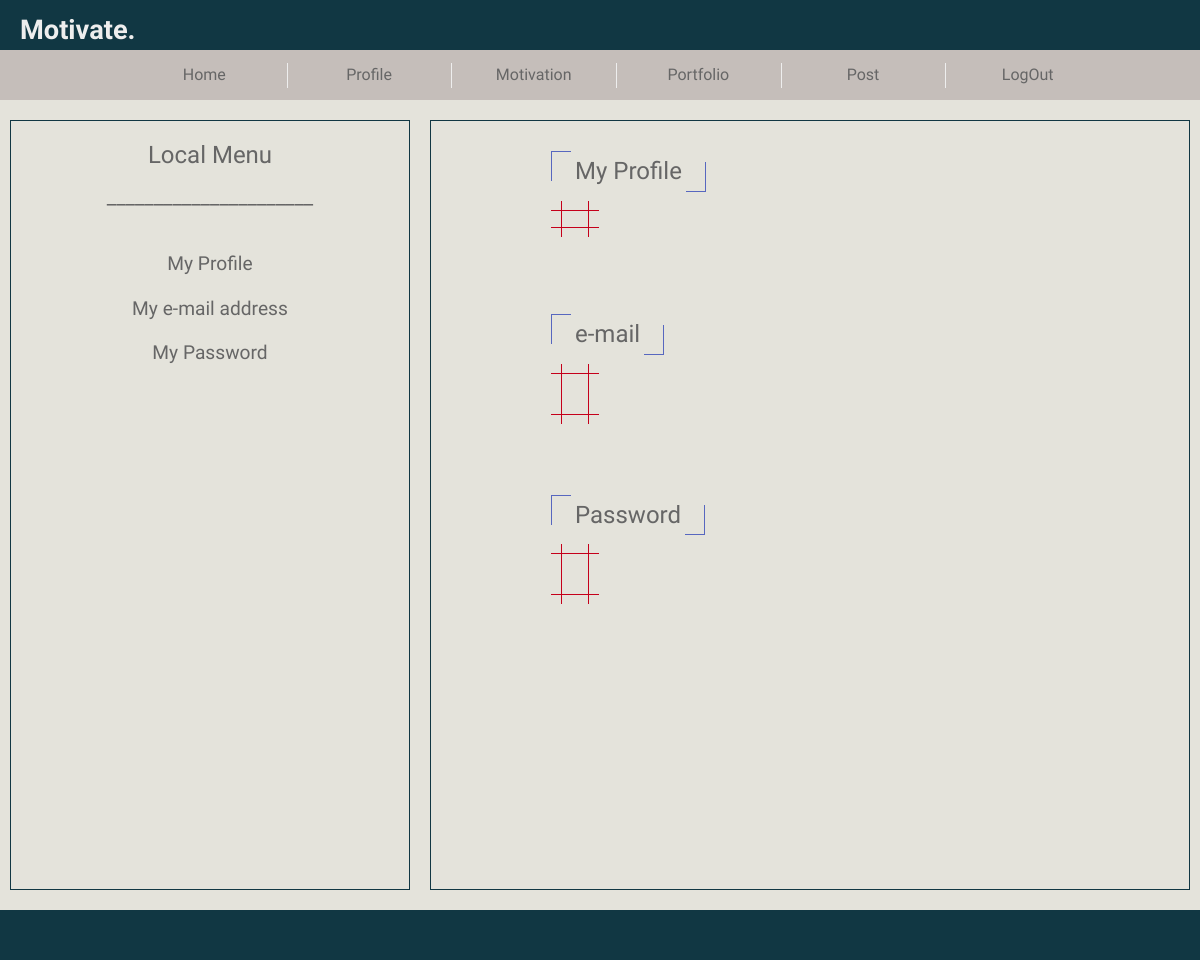
The page /account_button on the database as committed earlier.
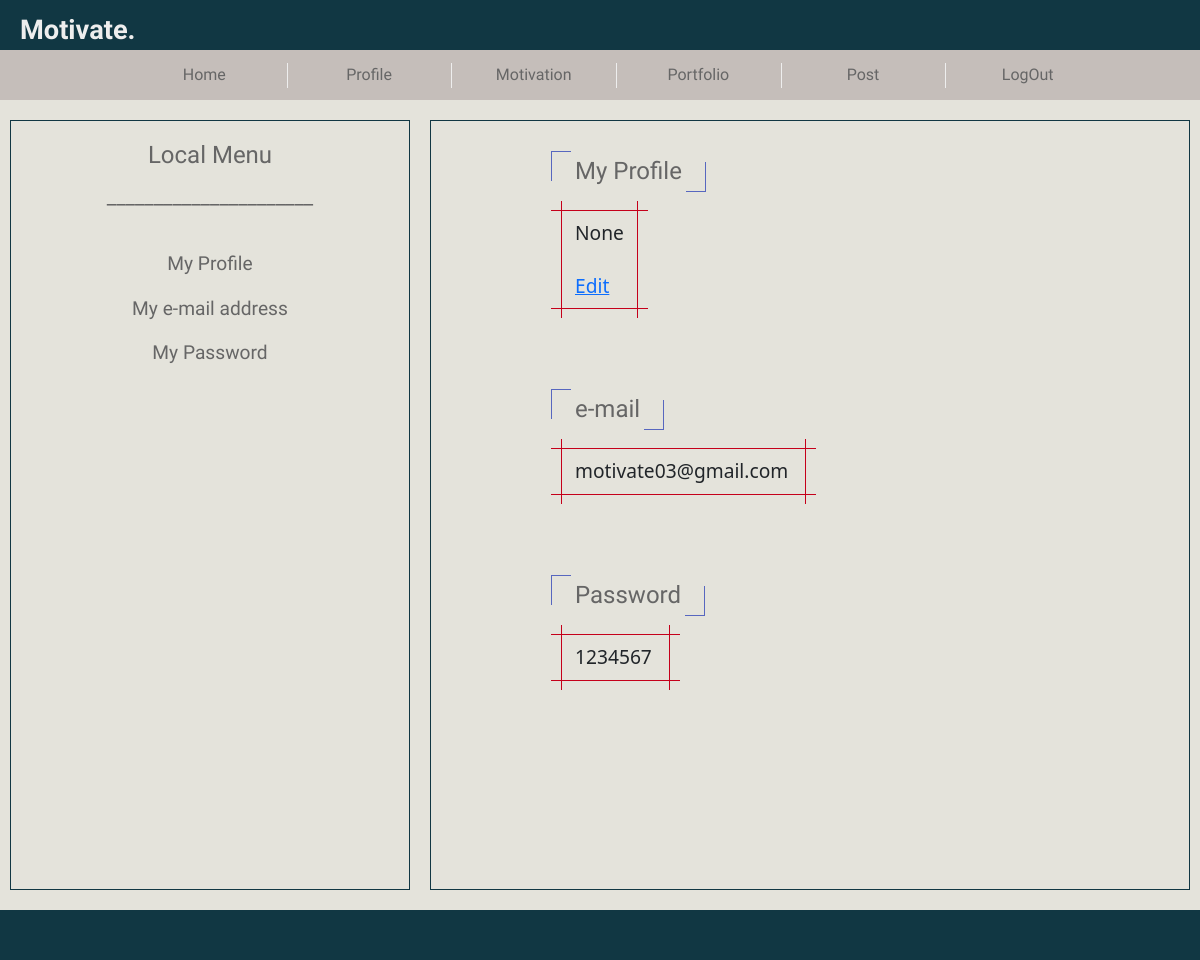
The same page on the database as committed later.
### codes/views.py (models this page shows)
class User(db.Model):
    ___tablename__ = 'user'
    id = db.Column(db.Integer, primary_key=True)
    username = db.Column(db.String(30),nullable=True)
    e_mail = db.Column(db.String(100),nullable=False)
    password = db.Column(db.String(30),nullable=False)
    profile_text = db.Column(db.String(500),default="profile_text")
    portforio = db.relationship('Portforio',backref='user')
    post = db.relationship('Post', backref='user')
    feedback = db.relationship('Feedback', backref='user')

### codes/app.py (the view)
@app.route('/account_button', methods=['GET', 'POST'])
def account_button():
    profile_data = db.session.query(User).all()
    if request.method == 'POST':
        return redirect(url_for('account'))
    return render_template('account.html', profiles = profile_data)

### templates/account.html (shortened to what this page needs)
<!DOCTYPE html>
<html lang="ja">
    <head>
        <link rel="stylesheet" type="text/css" href="{{ url_for('static', filename='base.css') }}">
        <link rel="stylesheet" href="http://weloveiconfonts.com/api/?family=fontawesome">
        <link rel="stylesheet" href="http://weloveiconfonts.com/api/?family=fontawesome">
        <link rel="stylesheet" href="{{url_for('static', filename='bootstrap_css/bootstrap.min.css')}}">
    </head>
    <body>
        {% extends "base.html" %}
        {% block body %}
        {{ super () }}
        <main class="main">
            <div class="lnavi">
                <h3 class="h1_motivation">Local Menu</h3>
                <h3 class="h3_profile">______________________</h3>
                <p><a href="javascript:;" onclick="Display_JS('no1')">My Profile</a></p>
                <p><a href="javascript:;" onclick="Display_JS('no2')">My e-mail address</a></p>
                <p><a href="javascript:;" onclick="Display_JS('no3')">My Password</a></p>
            </div>
            <div class="content" id="JS">
                <h1 class="h1_profile h1_box">My Profile</h1><br>
                <div class="profile_box">
                    {% for profile in profiles %}
                    <p>{{profile.profile_text}}</p>
                    <br></br>
                    <p><a href="/edit_profile/{{profile.id}}">Edit</a></p>
                    {% endfor %}
                </div>
                <br><h1 class="h1_profile h1_box">e-mail</h1><br>
                <div class="profile_box">
                    <p>{% for profile in profiles %}
                        <p>{{profile.e_mail}}</p>
                        {% endfor %}</p>
                </div><br>
                <h1 class="h1_profile h1_box">Password</h1><br>
                <div class="profile_box">
                    <p>{% for profile in profiles %}
                        <p>{{profile.password}}</p>
                        {% endfor %}</p>
                </div>
            </div>
        </main>
        {% endblock %}
        {% block footer %}
        {{ super () }}
        {% endblock %}

Rows that differ between the two databases and show on the page:
added User: profile_text "None", e_mail "motivate03@gmail.com", password "1234567"
